Frame 1 (no input): blank canvas, image omitted
Frame 60 (no input): blank canvas, image omitted
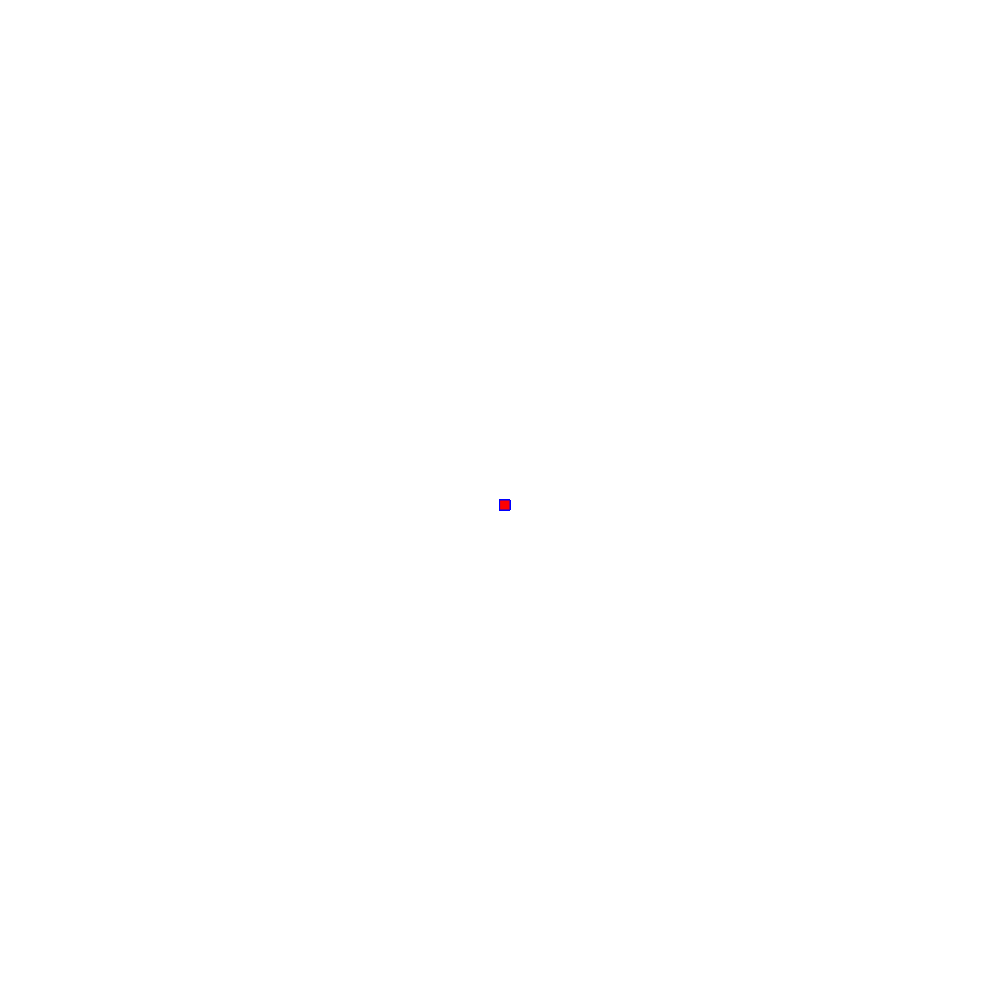
Frame 120 (the mouse pressed at the canvas centre since frame 60)

The p5.js sketch whose frames 1 and 60 were blank and that drew this single picture after the mouse press (run headless with seeded random() and noise() and a simulated clock; from frame 60 on, the mouse is pressed at the canvas centre):

// p5.js sketch
// ── sketch.js
function setup() {
    createCanvas(1000,1000);
    background("white");
  }
  
  function draw() {
    stroke("blue");
    fill("red");
  
    //console.log(mouseIsPressed)
  
    if (mouseIsPressed) {
      rect(mouseX, mouseY, 10, 10);
    }
  }
